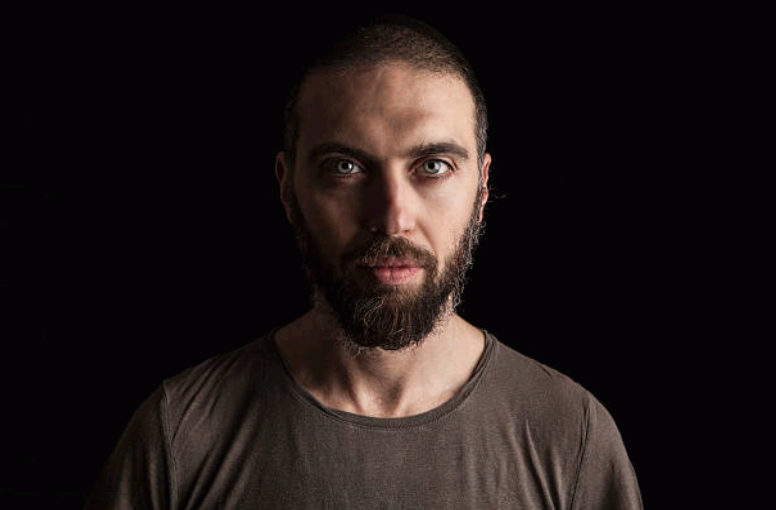
#> input picture ex3/dark_background.png, 776 x 510 px
$ python ex3_2.py
#> lines starting #> are read from the running program, lines starting #| are printed output that depends on the picture; after the words box and inside, x2 and y2 are one past the last pixel; in counts of white or black regions, pixels touching at a corner belong together
from skimage import color, io, measure, img_as_ubyte
from skimage.util import img_as_ubyte
from skimage.util import img_as_float
import skimage
import time
import cv2
import matplotlib.pyplot as plt
from skimage.filters import threshold_otsu

# Read image
im_org = io.imread("dark_background.png")
#> im_org is the input picture: shape (510, 776, 3); mean R, G, B 31, 23.2, 21.8

# Convert to gray scale
im_gray = color.rgb2gray(im_org)
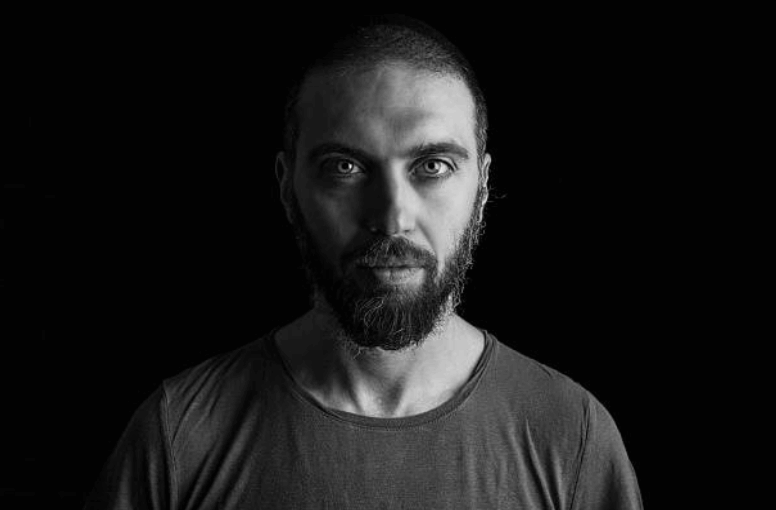
#> im_gray: shape (510, 776) float64; min 0, max 0.951, mean 0.0971
im_gray = img_as_ubyte(im_gray)


# Function that applies thresholding
def threshold_image(img, threshold):
    # Do the thresholding
    img_out = img > threshold
    # Convert to ubyte
    return img_as_ubyte(img_out)


# Find the threshold using Otsu's method
thresh = threshold_otsu(im_gray)
#> thresh = 58
print("Threshold: " + str(thresh))
#| Threshold: 58

# Apply thresholding
im_thresh = threshold_image(im_gray, thresh - 53)
#> in threshold_image, `img_out = img > threshold`:
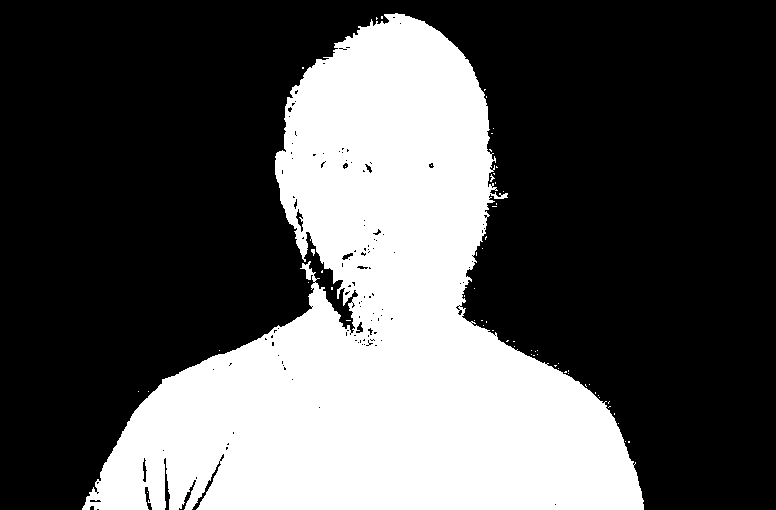
#> img_out: shape (510, 776) bool; 33.8% white; 63 white regions (62 under 20 px), largest, box (x1, y1, x2, y2) and area: (82, 13, 644, 510) 133601

# Show the result
io.imshow(im_thresh)
io.show()
